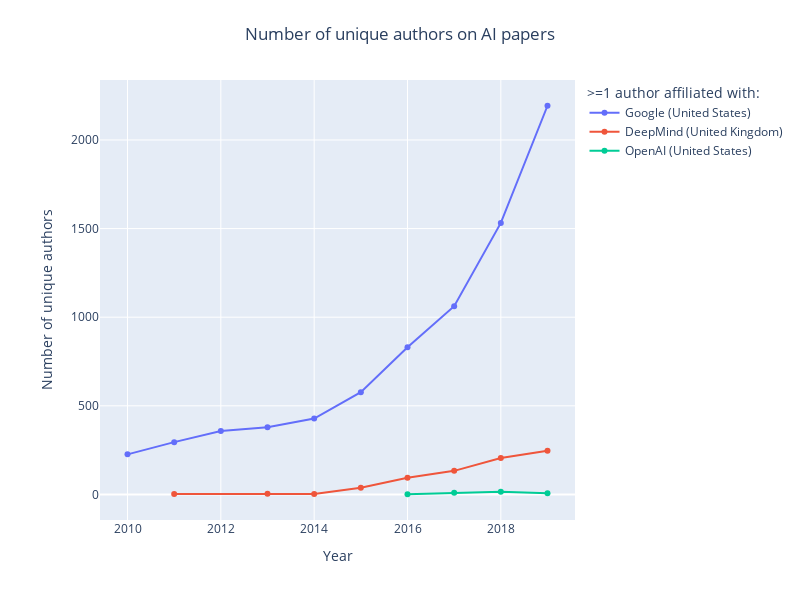

The code cell stored with this chart in its notebook:
### Markdown cell above
## Plots

### Code cell
fig = go.Figure()
for ins, author_counts in institution_author_count.items():
    fig.add_trace(
        go.Scatter(
            x=author_counts['year'],
            y=author_counts,
            name=get_entity_name(ins),
            mode='lines+markers',
        ),
    )

## Plot layout
dates = np.arange(2010, 2022 + 1)
y_ticks = np.arange(0, 101, 10)
y_tick_text = [0, 10, 20, 30, 40, 50, 60, 70, 80, 90, 100]

# set_default_fig_layout(fig, dates, dates, y_ticks, y_tick_text)

fig.update_layout(
    title='Number of unique authors on AI papers',
    xaxis_title='Year',
    yaxis_title='Number of unique authors',
)

fig.update_layout(
    legend=dict(
        title=">=1 author affiliated with:"
    )
)

fig.update_layout(
    autosize=False,
    width=800,
    height=600,
    title_x=0.5,
    margin=dict(l=100, r=30, t=80, b=80),
)

## Save plot
# fig.write_image(result_file_location + 'num_authors_google_oai_dm.png', scale=2)

## Show plot
fig.show()

### Figure 1 — Plotly figure (JSON) as saved in the notebook; plotly's stock layout.template omitted (floating-point values rounded to 4 significant figures)
{"data": [{"mode": "lines+markers", "name": "Google (United States)", "type": "scatter", "x": [2010, 2011, 2012, 2013, 2014, 2015, 2016, 2017, 2018, 2019], "y": [226, 295, 358, 379, 428, 577, 830, 1062, 1532, 2193]}, {"mode": "lines+markers", "name": "DeepMind (United Kingdom)", "type": "scatter", "x": [2011, 2013, 2014, 2015, 2016, 2017, 2018, 2019], "y": [2, 4, 3, 38, 94, 133, 205, 247]}, {"mode": "lines+markers", "name": "OpenAI (United States)", "type": "scatter", "x": [2016, 2017, 2018, 2019], "y": [1, 9, 15, 6]}], "layout": {"autosize": false, "height": 600, "legend": {"title": {"text": ">=1 author affiliated with:"}}, "margin": {"b": 80, "l": 100, "r": 30, "t": 80}, "title": {"text": "Number of unique authors on AI papers", "x": 0.5}, "width": 800, "xaxis": {"title": {"text": "Year"}}, "yaxis": {"title": {"text": "Number of unique authors"}}}}
